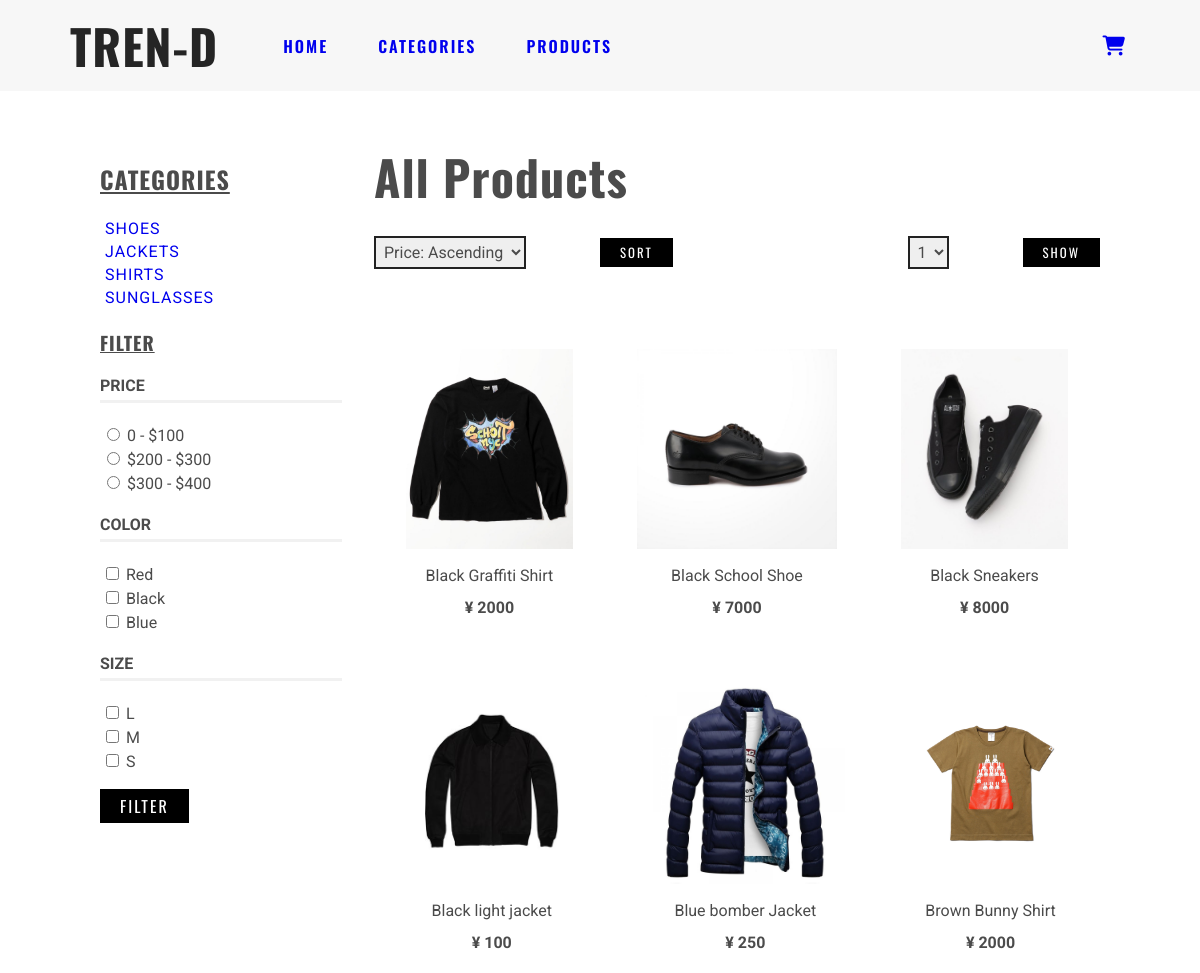
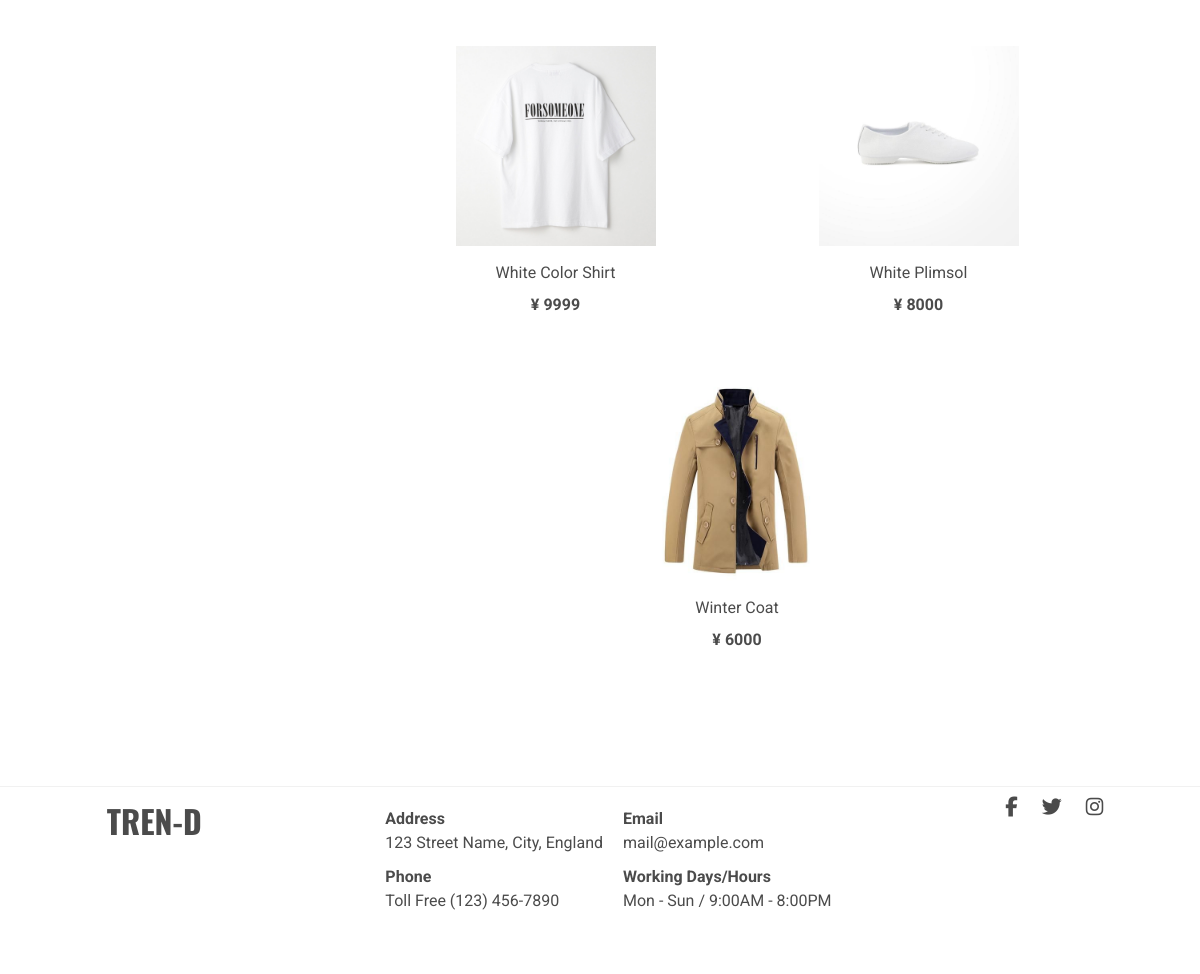
Screenshot of /search with the database file from the repository (2 pictures, top to bottom).
### app/models.py (models this page shows, shortened)
class Category(db.Model):
    id = db.Column(db.Integer, primary_key=True)
    name = db.Column(db.String(50))
    image = db.Column(db.String(50))
    product_list = db.relationship('Product', backref="product_category", lazy=True)

class Product(db.Model):
    id = db.Column(db.Integer, primary_key=True)
    name = db.Column(db.String(50))
    category = db.Column(db.Integer, db.ForeignKey('category.id'))
    size =db.Column(db.String(1))
    color = db.Column(db.String(10))
    stock = db.Column(db.Integer)
    description = db.Column(db.String(100), nullable=True)
    price = db.Column(db.Integer)
    available = db.Column(db.Boolean)
    created = db.Column(db.DateTime, default=datetime.datetime.utcnow)
    updated = db.Column(db.DateTime, nullable=True)
    image_url = db.Column(db.String(50))
    item = db.relationship('CartItem', backref="product", lazy=True)

### app/routes.py (the view)
@app.route('/search', defaults={'category': None})
@app.route('/search/<string:category>')
def search(category):
    query = request.args
    search_results = None
    category_types = [category_entry.name for category_entry in Category.query.all()]
    category_search = Category.query.filter_by(name=category).first()
    url_kwargs = {}
    page = request.args.get('page', 1, type=int)
    if request.args.get('show'):
        session['search'] = request.args.get('show', type=int)
    if request.args.get('sort'):
        session['sort'] = request.args.get('sort', type=str)
    search = SearchItems(['price', 'size', 'color'], category_search, query, page)
    if 'sort' in session:
        search_results = search.get_sorted_results(session['sort'])
    else:
        search_results = search.get_results()
    url_kwargs = search.get_url_kwargs()
    form = SearchForm()
    url_prev = url_for('search', page=search_results.prev_num, category=category, **url_kwargs) if search_results.has_prev else None
    url_next = url_for('search', page=search_results.next_num, category=category, **url_kwargs) if search_results.has_next else None
    return render_template('search.html',
                            search_results=search_results.items,
                            category=category,
                            category_types=category_types,
                            form=form,
                            url_next=url_next,
                            url_prev=url_prev
                        )

### app/forms.py
class SearchForm(FlaskForm):
    price = RadioField('Price', choices=[('100', '0 - $100'), ('200', '$200 - $300'), ('300', '$300 - $400')])
    color = MultiCheckboxField('Color', choices=[('red', 'Red'), ('black', 'Black'), ('blue', 'Blue')])
    size = MultiCheckboxField('Size', choices=[('L', 'L'), ('M', 'M'), ('S', 'S')])

### app/search.py (called while the page is built, shortened)
    def filter(self):
        filtered_results = None
        for v in self.filter_list:
            if v == 'price' and self.query.getlist(v):
                price = int(self.query.getlist(v)[0])
                filtered_results = Product.query.filter(Product.price.between((price - 100), price))
                if self.category:
                    filtered_results = filtered_results.filter_by(product_category=self.category)
            self.url_kwargs[v] = self.query.getlist(v)
        if filtered_results:
            return filtered_results
        elif filtered_results is None and self.category:
            return Product.query.filter_by(product_category=self.category)
        else:
            return Product.query

    def get_url_kwargs(self):
        return self.url_kwargs

    def get_results(self, sorted_results=None):
        results = sorted_results if sorted_results else self.filter()
        return results.group_by(Product.name).paginate(self.page, self.show_num_pages, False)

### app/templates/search.html (shortened to what this page needs)
{% extends 'base.html' %}
{% block content %}
<section id="search">
    <div class="grid-container">
        <div class="search-bar">
            <h2>categories</h2>
            <ul class="search-list">
                {% for category in category_types %}
                <li class="search-item"><a href="{{ url_for('search', category=category) }}">{{ category|title }}</a></li>
                {% endfor %}
            </ul>
            <h3>filter</h3>
            <form class="search-form">
                <h4>price</h4>
                {{ form.price }}
                <h4>color</h4>
                {{ form.color }}
                <h4>size</h4>
                {{ form.size }}
                <input type="submit" value="filter" class="btn-1">
            </form>
        </div>
        <div class="main-content">
            <div class="search-image">
                {% if category %}
                <img src="{{ url_for('static', filename='images/search/' + category + '.jfif')}}" alt="">
                <h1 class="search-image header">{{ category|upper }}</h1>
                {% else %}
                <h1 class="search-image all-header">All Products</h1>
                {% endif %}
            </div>
            <div class="sort-container">
                <form>
                    <select name="sort" id="sort">
                        <option value="asc">Price: Ascending</option>
                    </select>
                    <input type="submit" value="sort" class="btn-1">
                </form>
                <form>
                    <select name="show" id="show">
                        <option value="1">1</option>
                    </select>
                    <input type="submit" value="show" class="btn-1">
                </form>
            </div>
            <div class="search-results">
                {% for item in search_results %}
                <div class="search-result-item">
                    <a href="{{ url_for('product', id=item.id) }}">
                        <img src="{{ url_for('static', filename=item.image_url) }}" alt="">
                    </a>
                    <p>{{ item.name }}</p>
                    <h4>¥ {{ item.price }}</h4>
                </div>
                {% else %}
                <div class="search-result-item"><strong>No Results Found</strong></div>
                {% endfor %}
            </div>
        </div>
    </div>
</section>
{% endblock %}

### app/templates/base.html (shortened to what this page needs)
<!DOCTYPE html>
<html lang="en">
<head>
    <link rel="stylesheet" href="{{ url_for('static', filename='css/style.css') }}">
    <link rel="stylesheet" href="{{ url_for('static', filename='css/media.css') }}">
</head>
<body>
    <header id="header" class="navbar-base">
        <nav id="navbar">
            <div class="text-links">
                <h1 class="logo-header">tren-d</h1>
                <ul class="text-links-list">
                    <li>
                        <a href="{{ url_for('index') }}">Home</a>
                    </li>
                    <li class="text-link-category">
                        <a href="{{ url_for('search') }}">Categories</a>
                    </li>
                    <li><a href="{{ url_for('search') }}">Products</a></li>
                </ul>
            </div>
            <div class="icon-links">
                <ul class="icon-links-list">
                    <li><a href="{{ url_for('cart_list')}}"><i class="fas fa-shopping-cart fa-lg"></i></a></li>
                </ul>
            </div>
        </nav>
    </header>
    <main>
        {% block content %}
        {% endblock %}
    </main>
    {% include "footer.html" %}
</body>
</html>

### app/templates/footer.html
<footer id="footer">
    <div class="logo">tren-d</div>
    <div class="contact-info">
        <div class="contact-info-col">
            <div class="contact-info-item">
                <h4>Address</h4>
                <p>123 Street Name, City, England</p>
            </div>
            <div class="contact-info-item">
                <h4>Phone</h4>
                <p>Toll Free (123) 456-7890</p>
            </div>
        </div>
        <div class="contact-info-col">
            <div class="contact-info-item">
                <h4>Email</h4>
                <p>mail@example.com</p>
            </div>
            <div class="contact-info-item">
                <h4>Working Days/Hours</h4>
                <p>Mon - Sun / 9:00AM - 8:00PM</p>
            </div>
        </div>
    </div>
    <div class="links">
        <i class="fab fa-facebook-f fa-lg"></i>
        <i class="fab fa-twitter fa-lg"></i>
        <i class="fab fa-instagram fa-lg"></i>
    </div>
</footer>

### app/static/css/style.css (style rules this page uses)
:root { --light-border-color: rgba(228, 228, 228, 0.5); }
html { box-sizing: border-box; }
*, *::before, *::after { box-sizing: inherit; }
body, h1, h2, h3, h4, h5, h6, ul, ol, li, p, pre, blockquote, figure, hr { margin: 0; padding: 0; }
h2,h3 { font-family: 'Oswald', sans-serif; letter-spacing: 1px; }
ul { list-style: none; }
body { font-family: 'Roboto', sans-serif; color: rgb(75, 75, 75); }
a { text-decoration: none; }
input, textarea, select, button { color: inherit; font: inherit; letter-spacing: inherit; }
select { border: 1px solid rgba(92, 92, 92, 0.2); margin-right: 50px; padding: 8px; }
.btn-1 { text-transform: uppercase; margin-top: 1rem; background: black; border: 0; }
#header { background-color: #f7f7f7; width: 100%; height: 100%; }
#navbar ,navbar-base { width: 100%; display: flex; justify-content: space-between; color: rgb(37, 37, 37); }
#navbar .text-links { display: flex; align-items: center; margin: 10px 50px; font-family: 'Oswald', sans-serif; letter-spacing: 1px; }
#navbar .text-links .logo-header { font-family: 'Oswald', sans-serif; font-size: 3rem; margin: 0 20px; font-weight: 900; text-transform: uppercase; }
#navbar .text-links .text-links-list { display: flex; position: relative; margin: 0 20px; }
#navbar .text-links .text-links-list a { padding-bottom: 1rem; }
#navbar .icon-links { display: flex; align-items: center; margin: 10px 50px; }
#navbar .icon-links .icon-links-list { display: flex; position: relative; margin: 0 10px; }
#navbar .icon-links .icon-links-list li { margin: 0 15px; }
#navbar .text-links .text-links-list li { text-transform: uppercase; font-stretch: 50%; font-weight: 600; font-size: 1rem; letter-spacing: 2px; margin: 0 25px; }
#search .grid-container { display: grid; grid-template-columns: 1fr 3fr; grid-gap: 2rem; margin: 50px 100px; }
#search .search-bar h2, #search .search-bar h3 { margin: 20px 0; text-transform: uppercase; text-decoration: underline; }
#search .search-bar h3, #search .search-bar h4 { margin: 20px 0; text-transform: uppercase; }
#search .search-bar h4 { padding-bottom: 5px; border-bottom: 3px solid var(--light-border-color); }
#search .search-list { margin: 20px 0; }
#search .search-form li { padding: 2px; }
#search .search-list .search-item { text-transform: uppercase; letter-spacing: 1px; padding: 2px 5px; }
#search .btn-1 { color: #fff; padding: 5px 20px; font-family: 'Oswald', sans-serif; letter-spacing: 2px; cursor: pointer; }
#search .search-image { position: relative; }
#search .search-image.all-header { font-size: 3rem; font-weight: 900; font-family: 'Oswald', sans-serif; letter-spacing: 1px; }
#search .search-results { margin-top: 50px; display: flex; flex-wrap: wrap; justify-content: space-around; }
#search .search-result-item img { height: 200px; }
#search .search-result-item { margin: 30px 30px; line-height: 2; text-align: center; }
#search .sort-container { display: flex; justify-content: space-between; align-items: center; margin: 10px 0; }
#search .sort-container .btn-1 { font-size: 0.8rem; margin-left: 20px; }
#search .sort-container select { padding: 0.25rem; border: 2px solid #222222; }
#footer { height: 20vh; margin-top: 100px; margin-bottom: 50px; padding: 10px; border-top: 1px solid var(--light-border-color); display: flex; justify-content: space-around; }
#footer .logo { font-family: 'Oswald', sans-serif; font-size: 2rem; margin: 0 20px; font-weight: 900; text-transform: uppercase; }
#footer .contact-info { display: flex; }
#footer .contact-info-item { line-height: 1.5; margin: 10px 10px; }
#footer .links i { padding: 0 10px; }

### rows the page displays
Category: name "SHOES"
Category: name "JACKETS"
Category: name "SHIRTS"
Category: name "SUNGLASSES"
Product: image_url (picture), name "Black Graffiti Shirt", price "2000"
Product: image_url (picture), name "Black School Shoe", price "7000"
Product: image_url (picture), name "Black Sneakers", price "8000"
Product: image_url (picture), name "Black light jacket", price "100"
Product: image_url (picture), name "Blue bomber Jacket", price "250"
Product: image_url (picture), name "Brown Bunny Shirt", price "2000"
Product: image_url (picture), name "White Color Shirt", price "9999"
Product: image_url (picture), name "White Plimsol", price "8000"
Product: image_url (picture), name "Winter Coat", price "6000"
